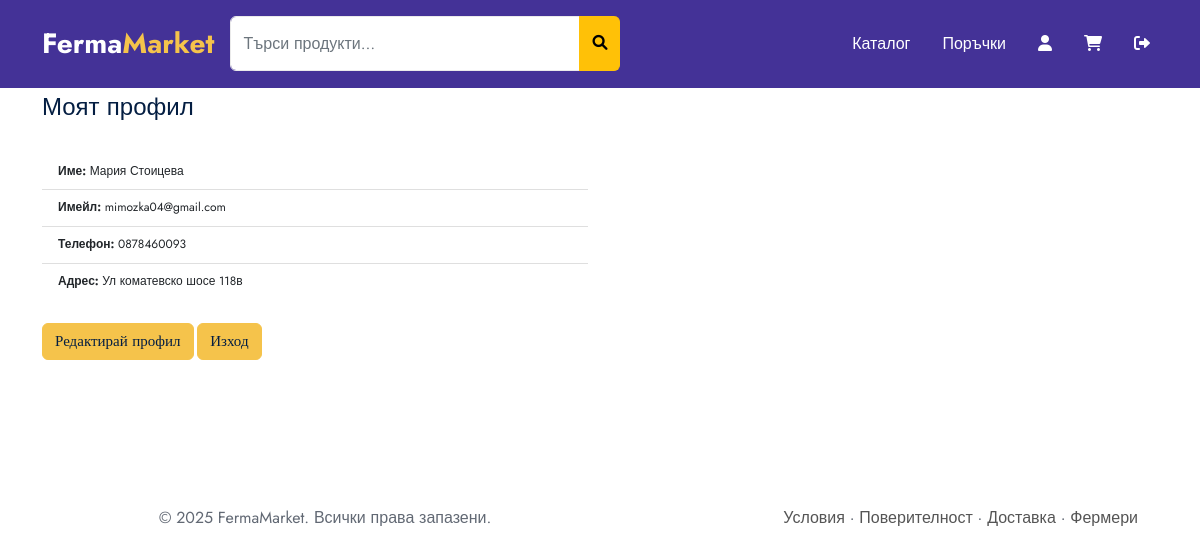
The page /client/profile/ (signed in) on the database its author committed.
### fermamarket/clients/models.py (models this page shows, shortened)
class ClientProfile(models.Model):
    user = models.OneToOneField(CustomUser, on_delete=models.CASCADE)
    full_name = models.CharField(max_length=255)
    address = models.TextField()
    phone = models.CharField(max_length=20)

### fermamarket/customusers/models.py (models this page shows, shortened)
class CustomUser(AbstractUser):
    email = models.EmailField(unique=True)

### fermamarket/clients/views.py (the view)
# urls.py: path('profile/', view_client_profile, name='client_profile'),
@login_required
@permission_required('clients.view_clientprofile', raise_exception=True)
def view_client_profile(request):
    profile = getattr(request.user, 'clientprofile', None)
    return render(request, 'clients/profile_view.html', {'profile': profile})

### templates/clients/profile_view.html (shortened to what this page needs)
{% extends 'base.html' %}
{% load static %}
{% block content %}
<section class="pt60 pb60">
  <div class="container">
    <h3 class="mb30">Моят профил</h3>
    <div class="row">
      <div class="col-md-6">
        <ul class="list-group list-group-flush">
          <li class="list-group-item"><strong>Име:</strong> {{ profile.full_name }}</li>
          <li class="list-group-item"><strong>Имейл:</strong> {{ user.email }}</li>
          <li class="list-group-item"><strong>Телефон:</strong> {{ profile.phone }}</li>
          <li class="list-group-item"><strong>Адрес:</strong> {{ profile.address }}</li>
        </ul>
        <a href="{% url 'edit_client_profile' %}" class="btn btn-thm mt-4">Редактирай профил</a>
          <a href="{% url 'logout' %}" class="btn btn-thm mt-4">Изход</a>
      </div>
    </div>
  </div>
</section>
{% endblock %}

### static/css/ace-responsive-menu.css (style rules this page uses)
a { color: #0d638f;text-shadow: none }
ul { margin: 0px;padding: 0px }

### rows shown on the page
ClientProfile: full_name "Мария Стоицева", phone "0878460093", address "Ул коматевско шосе 118в"
CustomUser: email "mimozka04@gmail.com"
